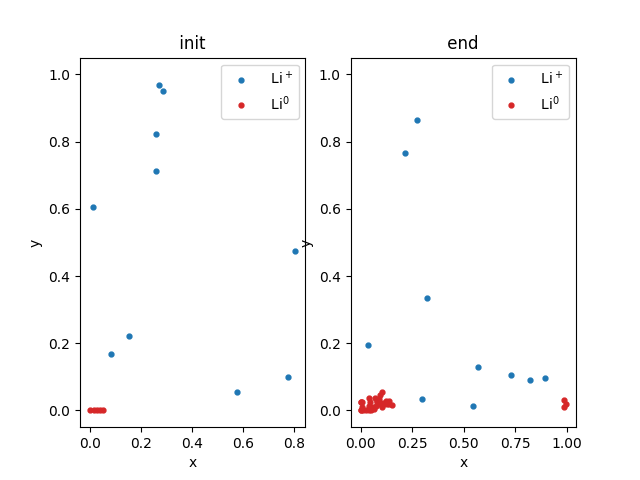

Source code (Python):
#!/usr/bin/python3.10

import numpy as np
import matplotlib.pyplot as plt

# core.h

def pbc(coord, cell_length): # se puede hacer con la función módulo - ver dps la performance
    if (coord < 0):
        coord += cell_length
    elif (coord > cell_length):
        coord -= cell_length
    return coord

def rbc(coord, cell_length):
    if (coord < 0):
        coord = abs(coord)
    elif (coord > cell_length):
        coord = 2 * cell_length - coord
    return coord

def main():
    # params.h

    dt = 1e-6
    nt = 8000   #Número de pasos temporales
    n0 = 5 #77     #comienzo con este numero de li0 depositados sobre la sup
    nm = 10 #50          #Este numero debe mantenerse a lo largo de la ev temporal
    n0max = 600 #numero maximo de particulas li0
    rli0 = 1.67e-10  #radio atomico del li0
    rlim = 1.2e-10   #radio atomico del li+
    d = 1.4e-14      #coef de dif del Li+ en el electrolito
    long = 16.7e-9
    datt = 1.3*rli0/long     #que es rli0/(pi/4)
    datt2 = datt**2
    q = np.sqrt(2*d*dt)/long   #desplazamiento medio debido a la difusion
    mu = 5.6e-13
    e0_x = 0
    e0_y = -1.7e7
    rx = mu*e0_x*dt/long
    ry = mu*e0_y*dt/long #mu+*E*dt/long es el desplazamiento debido al campo electrico
    seed = np.random.default_rng(2022)

    #dendritas.c

    tita = 0
    gx = 0
    gy = 0
    # modd = 0

    #Inicialización de vectores
    ex = np.zeros(nm)
    ey = np.zeros(nm)
    ex_0 = np.zeros(nm)
    ey_0 = np.zeros(nm)

    lix_d = np.zeros(n0)
    liy_d = np.zeros(n0)
    lix_aux = np.zeros(n0max)
    liy_aux = np.zeros(n0max)

    #Inicialmente los vectores de Li0 son iguales al litio depositado
    lix_0 = lix_d
    liy_0 = liy_d

    #Creación de la monocapa de Li0 depositado

    for i in range(n0):
        lix_d[i] = 1.3*rli0*i/long
        liy_d[i] = 0/long

    #Creación de las posiciones iniciales de los iones

    for i in range(nm):
        ex_0[i] = seed.random()
        ey_0[i] = seed.random()

    #Guardo las coordenadas del sistema inicial
    ex_init = ex_0
    ey_init = ey_0

    #Comienza el loop de evolución temporal

    Li0_counter = n0      #Número inicial de Li0

    lix_aux = np.zeros(n0max)
    liy_aux = np.zeros(n0max)

    porcent = 9 #Porcentaje inicial para el contador

    for i in range(nt):
        break_out_of_i = False
        for j in range(nm):
            break_out_of_j = False
            #definición del vector unitario g
            tita = 2*np.pi*seed.random()
            gx = np.cos(tita)
            gy = np.sin(tita)
            #Evolución de la posición de los iones
            ex[j] = ex_0[j] + q*gx + rx
            ey[j] = ey_0[j] + q*gy + ry

            # Meto las PBC en la caja de tamaño 1x1 (normalizada)
            ex[j] = pbc(ex[j], 1)
            ey[j] = rbc(ey[j], 1)

            #definición de la condición Li+-->Li0
            for k in range(Li0_counter):
                distx = ex[j] - lix_0[k]
                disty = ey[j] - liy_0[k]
                #plantear como cuadrado en vez de como raíz
                # dist = np.sqrt(distx*distx + disty*disty)
                dist2 = distx**2 + disty**2

                if (dist2 < datt2):
                    dist = np.sqrt(dist2)
                    exs = distx * datt / dist + lix_0[k]
                    eys = disty * datt / dist + liy_0[k]

                    Li0_counter += 1
                    if (Li0_counter==600):
                        break_out_of_i = True
                        break_out_of_j = True
                        print('Se alcanzó la cantidad máxima de Li0')
                        break

                    lix_0 = np.zeros(Li0_counter)
                    liy_0 = np.zeros(Li0_counter)
                    
                    for l in range(n0):
                        lix_aux[l] = lix_d[l]
                        liy_aux[l] = liy_d[l]

                    lix_aux[Li0_counter] = exs
                    liy_aux[Li0_counter] = eys

                    for l in range(Li0_counter):
                        lix_0[l] = lix_aux[l]
                        liy_0[l] = liy_aux[l]

                    #PBC
                    for l in range(Li0_counter):
                        lix_0[l] = pbc(lix_0[l], 1)
                        liy_0[l] = rbc(liy_0[l], 1)

                    #Repongo el ion
                    ex[j] = seed.random()
                    ey[j] = seed.random()

            if break_out_of_j: break

        t = (i+1)*dt
        ex_0 = ex
        ey_0 = ey

        #Agrego el pocentaje de corrida del programa
        ip = int((i/nt)*100)
        if (ip > porcent):
            if (ip % 10 == 0):
                print(ip,'%')
            porcent = ip
        if break_out_of_i: break

    print('Cantidad de Li0 =', Li0_counter)

    #%%

    fig, (axi, axf) = plt.subplots(1,2)

    #Gráfico del sistema inicial

    x = ex_init
    f = ey_init
    y = lix_d
    g = liy_d
    axi.plot(x,f,linestyle='', marker='.', markersize=7,color='#1f77b4', label=' Li$^+$')
    axi.plot(y,g,linestyle='', marker='.', markersize=7,color='#d62728', label=' Li$^0$')
    axi.set_ylim([-0.05,1.05])
    axi.set_xlabel('x')
    axi.set_ylabel('y')
    axi.set_title(' init ')
    axi.legend()

    #Gráfico del sistema final

    x = ex
    f = ey
    y = lix_0
    g = liy_0
    axf.plot(x,f,linestyle='', marker='.', markersize=7,color='#1f77b4', label=' Li$^+$')
    axf.plot(y,g,linestyle='', marker='.', markersize=7,color='#d62728', label=' Li$^0$')
    axf.set_ylim([-0.05,1.05])
    axf.set_xlabel('x')
    axf.set_ylabel('y')
    axf.set_title(' end ')
    axf.legend()

    plt.savefig('muri')

if __name__ == "__main__":
    main()
